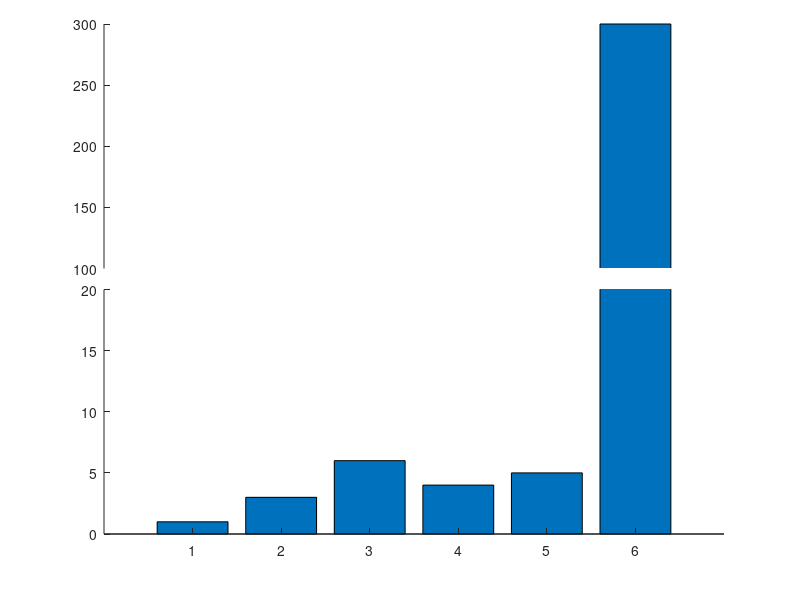

This chart was generated by the following MATLAB code:
a=[1 3 6 4 5 300];

ylim1=[0 20];
ylim2=[100 300];
xlim=[0 length(a)+1];

% retrieve your default axis pos
clf;
p0=get(gca,'position')
delete(gcf);

% create axis1
%a1=axes('position',[p0(1) p0(2) p0(3)/2-.025 p0(4)]);
a1=axes('position',[p0(1) p0(2) p0(3) p0(4)/2]);
%barh(a);
bar(a);
set(a1,'ylim',ylim1);
box off;

% create axis2
%a2=axes('position',[p0(1)+p0(3)/2+.025 p0(2) p0(3)/2-.025 p0(4)]);
a2=axes('position',[p0(1) p0(4)/2+.145 p0(3) p0(4)/2])
%barh(a);
bar(a);

set(a2,'xlim',xlim,'ylim',ylim2);
set(a2,'xtick',[]);
set(a2,'xcolor',get(a2,'color'));

box off
